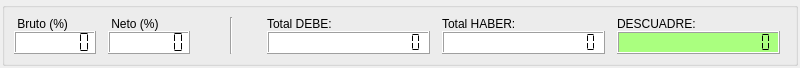
<ui version="4.0" >
 <class>porcentage</class>
 <widget class="QWidget" name="porcentage" >
  <property name="geometry" >
   <rect>
    <x>0</x>
    <y>0</y>
    <width>800</width>
    <height>67</height>
   </rect>
  </property>
  <property name="windowTitle" >
   <string>porcentage</string>
  </property>
  <layout class="QGridLayout" name="gridLayout" >
   <property name="margin" >
    <number>2</number>
   </property>
   <item row="0" column="0" >
    <widget class="QGroupBox" name="groupBox_2" >
     <property name="sizePolicy" >
      <sizepolicy vsizetype="Preferred" hsizetype="Preferred" >
       <horstretch>0</horstretch>
       <verstretch>0</verstretch>
      </sizepolicy>
     </property>
     <property name="title" >
      <string/>
     </property>
     <layout class="QHBoxLayout" >
      <item>
       <layout class="QVBoxLayout" name="bruto" >
        <property name="spacing" >
         <number>0</number>
        </property>
        <property name="rightMargin" >
         <number>6</number>
        </property>
        <item>
         <widget class="QLabel" name="BrutoEtiq" >
          <property name="text" >
           <string> Bruto (%)</string>
          </property>
          <property name="wordWrap" >
           <bool>false</bool>
          </property>
         </widget>
        </item>
        <item>
         <widget class="QLCDNumber" name="LCDBruto" >
          <property name="maximumSize" >
           <size>
            <width>180</width>
            <height>16777215</height>
           </size>
          </property>
          <property name="palette" >
           <palette>
            <active>
             <colorrole role="Base" >
              <brush brushstyle="SolidPattern" >
               <color alpha="255" >
                <red>255</red>
                <green>255</green>
                <blue>255</blue>
               </color>
              </brush>
             </colorrole>
             <colorrole role="Window" >
              <brush brushstyle="SolidPattern" >
               <color alpha="255" >
                <red>255</red>
                <green>255</green>
                <blue>255</blue>
               </color>
              </brush>
             </colorrole>
            </active>
            <inactive>
             <colorrole role="Base" >
              <brush brushstyle="SolidPattern" >
               <color alpha="255" >
                <red>255</red>
                <green>255</green>
                <blue>255</blue>
               </color>
              </brush>
             </colorrole>
             <colorrole role="Window" >
              <brush brushstyle="SolidPattern" >
               <color alpha="255" >
                <red>255</red>
                <green>255</green>
                <blue>255</blue>
               </color>
              </brush>
             </colorrole>
            </inactive>
            <disabled>
             <colorrole role="Base" >
              <brush brushstyle="SolidPattern" >
               <color alpha="255" >
                <red>255</red>
                <green>255</green>
                <blue>255</blue>
               </color>
              </brush>
             </colorrole>
             <colorrole role="Window" >
              <brush brushstyle="SolidPattern" >
               <color alpha="255" >
                <red>255</red>
                <green>255</green>
                <blue>255</blue>
               </color>
              </brush>
             </colorrole>
            </disabled>
           </palette>
          </property>
          <property name="autoFillBackground" >
           <bool>true</bool>
          </property>
          <property name="numDigits" >
           <number>7</number>
          </property>
          <property name="segmentStyle" >
           <enum>QLCDNumber::Flat</enum>
          </property>
          <property name="value" stdset="0" >
           <double>0.000000000000000</double>
          </property>
         </widget>
        </item>
       </layout>
      </item>
      <item>
       <layout class="QVBoxLayout" name="neto" >
        <property name="spacing" >
         <number>0</number>
        </property>
        <property name="rightMargin" >
         <number>6</number>
        </property>
        <item>
         <widget class="QLabel" name="NetoEtiq" >
          <property name="text" >
           <string> Neto (%)</string>
          </property>
          <property name="wordWrap" >
           <bool>false</bool>
          </property>
         </widget>
        </item>
        <item>
         <widget class="QLCDNumber" name="LCDNeto" >
          <property name="maximumSize" >
           <size>
            <width>180</width>
            <height>16777215</height>
           </size>
          </property>
          <property name="palette" >
           <palette>
            <active>
             <colorrole role="Base" >
              <brush brushstyle="SolidPattern" >
               <color alpha="255" >
                <red>255</red>
                <green>255</green>
                <blue>255</blue>
               </color>
              </brush>
             </colorrole>
             <colorrole role="Window" >
              <brush brushstyle="SolidPattern" >
               <color alpha="255" >
                <red>255</red>
                <green>255</green>
                <blue>255</blue>
               </color>
              </brush>
             </colorrole>
            </active>
            <inactive>
             <colorrole role="Base" >
              <brush brushstyle="SolidPattern" >
               <color alpha="255" >
                <red>255</red>
                <green>255</green>
                <blue>255</blue>
               </color>
              </brush>
             </colorrole>
             <colorrole role="Window" >
              <brush brushstyle="SolidPattern" >
               <color alpha="255" >
                <red>255</red>
                <green>255</green>
                <blue>255</blue>
               </color>
              </brush>
             </colorrole>
            </inactive>
            <disabled>
             <colorrole role="Base" >
              <brush brushstyle="SolidPattern" >
               <color alpha="255" >
                <red>255</red>
                <green>255</green>
                <blue>255</blue>
               </color>
              </brush>
             </colorrole>
             <colorrole role="Window" >
              <brush brushstyle="SolidPattern" >
               <color alpha="255" >
                <red>255</red>
                <green>255</green>
                <blue>255</blue>
               </color>
              </brush>
             </colorrole>
            </disabled>
           </palette>
          </property>
          <property name="layoutDirection" >
           <enum>Qt::LeftToRight</enum>
          </property>
          <property name="autoFillBackground" >
           <bool>true</bool>
          </property>
          <property name="numDigits" >
           <number>7</number>
          </property>
          <property name="segmentStyle" >
           <enum>QLCDNumber::Flat</enum>
          </property>
         </widget>
        </item>
       </layout>
      </item>
      <item>
       <spacer>
        <property name="orientation" >
         <enum>Qt::Horizontal</enum>
        </property>
        <property name="sizeHint" stdset="0" >
         <size>
          <width>40</width>
          <height>20</height>
         </size>
        </property>
       </spacer>
      </item>
      <item>
       <widget class="Line" name="line" >
        <property name="orientation" >
         <enum>Qt::Vertical</enum>
        </property>
       </widget>
      </item>
      <item>
       <spacer>
        <property name="orientation" >
         <enum>Qt::Horizontal</enum>
        </property>
        <property name="sizeHint" stdset="0" >
         <size>
          <width>40</width>
          <height>20</height>
         </size>
        </property>
       </spacer>
      </item>
      <item>
       <layout class="QVBoxLayout" name="debe" >
        <property name="spacing" >
         <number>0</number>
        </property>
        <property name="leftMargin" >
         <number>0</number>
        </property>
        <property name="topMargin" >
         <number>0</number>
        </property>
        <property name="rightMargin" >
         <number>6</number>
        </property>
        <property name="bottomMargin" >
         <number>0</number>
        </property>
        <item>
         <widget class="QLabel" name="SumaDebeEtiq" >
          <property name="text" >
           <string>Total DEBE:</string>
          </property>
          <property name="wordWrap" >
           <bool>false</bool>
          </property>
         </widget>
        </item>
        <item>
         <widget class="QLCDNumber" name="LCDSumadebe" >
          <property name="maximumSize" >
           <size>
            <width>180</width>
            <height>16777215</height>
           </size>
          </property>
          <property name="palette" >
           <palette>
            <active>
             <colorrole role="Base" >
              <brush brushstyle="SolidPattern" >
               <color alpha="255" >
                <red>255</red>
                <green>255</green>
                <blue>255</blue>
               </color>
              </brush>
             </colorrole>
             <colorrole role="Window" >
              <brush brushstyle="SolidPattern" >
               <color alpha="255" >
                <red>255</red>
                <green>255</green>
                <blue>255</blue>
               </color>
              </brush>
             </colorrole>
            </active>
            <inactive>
             <colorrole role="Base" >
              <brush brushstyle="SolidPattern" >
               <color alpha="255" >
                <red>255</red>
                <green>255</green>
                <blue>255</blue>
               </color>
              </brush>
             </colorrole>
             <colorrole role="Window" >
              <brush brushstyle="SolidPattern" >
               <color alpha="255" >
                <red>255</red>
                <green>255</green>
                <blue>255</blue>
               </color>
              </brush>
             </colorrole>
            </inactive>
            <disabled>
             <colorrole role="Base" >
              <brush brushstyle="SolidPattern" >
               <color alpha="255" >
                <red>255</red>
                <green>255</green>
                <blue>255</blue>
               </color>
              </brush>
             </colorrole>
             <colorrole role="Window" >
              <brush brushstyle="SolidPattern" >
               <color alpha="255" >
                <red>255</red>
                <green>255</green>
                <blue>255</blue>
               </color>
              </brush>
             </colorrole>
            </disabled>
           </palette>
          </property>
          <property name="autoFillBackground" >
           <bool>true</bool>
          </property>
          <property name="numDigits" >
           <number>16</number>
          </property>
          <property name="segmentStyle" >
           <enum>QLCDNumber::Flat</enum>
          </property>
         </widget>
        </item>
       </layout>
      </item>
      <item>
       <layout class="QVBoxLayout" name="haber" >
        <property name="spacing" >
         <number>0</number>
        </property>
        <property name="leftMargin" >
         <number>0</number>
        </property>
        <property name="topMargin" >
         <number>0</number>
        </property>
        <property name="rightMargin" >
         <number>6</number>
        </property>
        <property name="bottomMargin" >
         <number>0</number>
        </property>
        <item>
         <widget class="QLabel" name="SumaHaberEtiq" >
          <property name="text" >
           <string>Total HABER:</string>
          </property>
          <property name="wordWrap" >
           <bool>false</bool>
          </property>
         </widget>
        </item>
        <item>
         <widget class="QLCDNumber" name="LCDSumahaber" >
          <property name="maximumSize" >
           <size>
            <width>180</width>
            <height>16777215</height>
           </size>
          </property>
          <property name="palette" >
           <palette>
            <active>
             <colorrole role="Base" >
              <brush brushstyle="SolidPattern" >
               <color alpha="255" >
                <red>255</red>
                <green>255</green>
                <blue>255</blue>
               </color>
              </brush>
             </colorrole>
             <colorrole role="Window" >
              <brush brushstyle="SolidPattern" >
               <color alpha="255" >
                <red>255</red>
                <green>255</green>
                <blue>255</blue>
               </color>
              </brush>
             </colorrole>
            </active>
            <inactive>
             <colorrole role="Base" >
              <brush brushstyle="SolidPattern" >
               <color alpha="255" >
                <red>255</red>
                <green>255</green>
                <blue>255</blue>
               </color>
              </brush>
             </colorrole>
             <colorrole role="Window" >
              <brush brushstyle="SolidPattern" >
               <color alpha="255" >
                <red>255</red>
                <green>255</green>
                <blue>255</blue>
               </color>
              </brush>
             </colorrole>
            </inactive>
            <disabled>
             <colorrole role="Base" >
              <brush brushstyle="SolidPattern" >
               <color alpha="255" >
                <red>255</red>
                <green>255</green>
                <blue>255</blue>
               </color>
              </brush>
             </colorrole>
             <colorrole role="Window" >
              <brush brushstyle="SolidPattern" >
               <color alpha="255" >
                <red>255</red>
                <green>255</green>
                <blue>255</blue>
               </color>
              </brush>
             </colorrole>
            </disabled>
           </palette>
          </property>
          <property name="autoFillBackground" >
           <bool>true</bool>
          </property>
          <property name="numDigits" >
           <number>16</number>
          </property>
          <property name="segmentStyle" >
           <enum>QLCDNumber::Flat</enum>
          </property>
         </widget>
        </item>
       </layout>
      </item>
      <item>
       <layout class="QVBoxLayout" name="bene" >
        <property name="spacing" >
         <number>0</number>
        </property>
        <property name="leftMargin" >
         <number>0</number>
        </property>
        <property name="topMargin" >
         <number>0</number>
        </property>
        <property name="rightMargin" >
         <number>6</number>
        </property>
        <property name="bottomMargin" >
         <number>0</number>
        </property>
        <item>
         <widget class="QLabel" name="DescuadreEtiq" >
          <property name="text" >
           <string>DESCUADRE:</string>
          </property>
          <property name="wordWrap" >
           <bool>false</bool>
          </property>
         </widget>
        </item>
        <item>
         <widget class="QLCDNumber" name="LCDDescuadre" >
          <property name="maximumSize" >
           <size>
            <width>180</width>
            <height>16777215</height>
           </size>
          </property>
          <property name="palette" >
           <palette>
            <active>
             <colorrole role="Base" >
              <brush brushstyle="SolidPattern" >
               <color alpha="255" >
                <red>255</red>
                <green>255</green>
                <blue>255</blue>
               </color>
              </brush>
             </colorrole>
             <colorrole role="Window" >
              <brush brushstyle="SolidPattern" >
               <color alpha="255" >
                <red>170</red>
                <green>255</green>
                <blue>127</blue>
               </color>
              </brush>
             </colorrole>
            </active>
            <inactive>
             <colorrole role="Base" >
              <brush brushstyle="SolidPattern" >
               <color alpha="255" >
                <red>255</red>
                <green>255</green>
                <blue>255</blue>
               </color>
              </brush>
             </colorrole>
             <colorrole role="Window" >
              <brush brushstyle="SolidPattern" >
               <color alpha="255" >
                <red>170</red>
                <green>255</green>
                <blue>127</blue>
               </color>
              </brush>
             </colorrole>
            </inactive>
            <disabled>
             <colorrole role="Base" >
              <brush brushstyle="SolidPattern" >
               <color alpha="255" >
                <red>170</red>
                <green>255</green>
                <blue>127</blue>
               </color>
              </brush>
             </colorrole>
             <colorrole role="Window" >
              <brush brushstyle="SolidPattern" >
               <color alpha="255" >
                <red>170</red>
                <green>255</green>
                <blue>127</blue>
               </color>
              </brush>
             </colorrole>
            </disabled>
           </palette>
          </property>
          <property name="autoFillBackground" >
           <bool>true</bool>
          </property>
          <property name="numDigits" >
           <number>16</number>
          </property>
          <property name="segmentStyle" >
           <enum>QLCDNumber::Flat</enum>
          </property>
         </widget>
        </item>
       </layout>
      </item>
     </layout>
    </widget>
   </item>
  </layout>
 </widget>
 <resources/>
 <connections/>
</ui>
